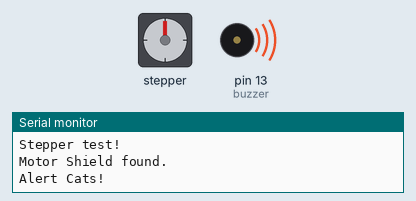
Bench run of a program on a simulated Arduino Uno, built with avr-gcc and run on an emulated ATmega328P. On the bench: stepper motor, buzzer (waves = sounding), the last lines printed to the serial monitor. Stepper angles assume 200 steps per turn.

Above: at 0.2 s.
At 2.16 s:
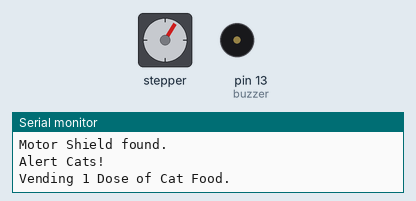
At 3.97 s:
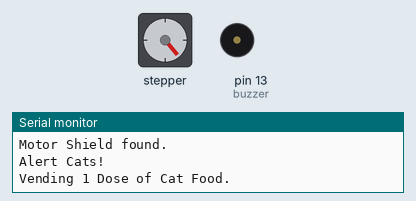
At 7.6 s:
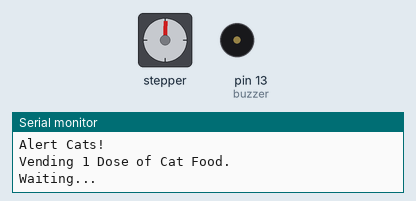
Timing chart, 0 to 9.1 s (numbered marks = the images above):
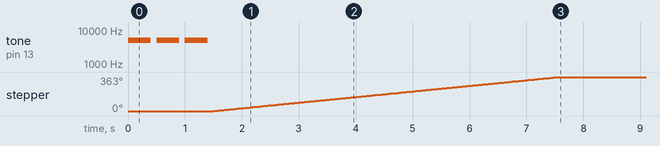

Measured:
- by itself, tone on pin 13 (buzzer): alternates 5000 Hz for 0.40 s and silent for 0.10 s, 6 changes in all, then stays silent
- by itself, stepper: turns 363° clockwise in 6.1 s

The program:

main.cpp
```cpp
#include <Arduino.h>
#include <Adafruit_MotorShield.h>
#include <SPI.h>

// Create the motor shield object with the default I2C address
Adafruit_MotorShield AFMS = Adafruit_MotorShield();
// Or, create it with a different I2C address (say for stacking)
// Adafruit_MotorShield AFMS = Adafruit_MotorShield(0x61);

// Connect a stepper motor with 200 steps per revolution (1.8 degree)
// to motor port #2 (M3 and M4)
Adafruit_StepperMotor *myMotor = AFMS.getStepper(200, 2);

const unsigned long SECOND = 1000;
const unsigned long MINUTE = 60*SECOND;
const unsigned long HOUR = 3600*SECOND;
const unsigned long REVOLUTION = 202;

void DoubleCoil(int);
void AlertCats();
#define buzzer 13

void setup()
{
  pinMode(buzzer, OUTPUT);
  Serial.begin(9600);           // set up Serial library at 9600 bps
  while (!Serial);
  Serial.println("Stepper test!");

  if (!AFMS.begin()) {         // create with the default frequency 1.6KHz
  // if (!AFMS.begin(1000)) {  // OR with a different frequency, say 1KHz
    Serial.println("Could not find Motor Shield. Check wiring.");
    while (1);
  }
  Serial.println("Motor Shield found.");
  myMotor->setSpeed(10);  // 50 rpm
}

void loop() {
  AlertCats();
  DoubleCoil(1);

  myMotor->release();
  Serial.println("Waiting...");
  //delay(1*HOUR);
  delay(3600*SECOND);
}

void DoubleCoil(int x)
{
  Serial.print("Vending ");
  Serial.print(x);
  if ( int x = 1)
  {Serial.println(" Dose of Cat Food.");}
  else
  {Serial.println(" Doses of Cat Food.");}

  for (int i=0;i < x; i++) {
  myMotor->step(REVOLUTION, FORWARD, DOUBLE);
  //  myMotor->step(100, BACKWARD, DOUBLE);
  }
}

void AlertCats()
{
  Serial.println("Alert Cats! ");
  for (int i=0; i < 3; i++)
  {
    tone(buzzer, 5000);
    delay(400);
    noTone(buzzer);
    delay(100);
  }
}
```
